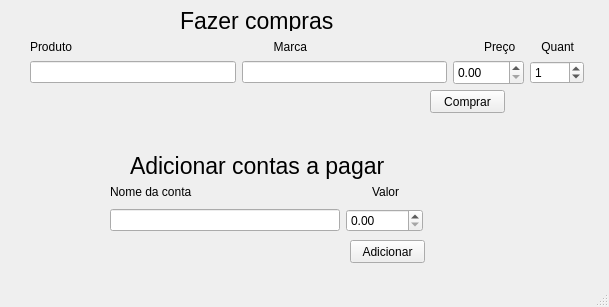
<?xml version="1.0" encoding="UTF-8"?>
<ui version="4.0">
 <class>Compras</class>
 <widget class="QMainWindow" name="Compras">
  <property name="geometry">
   <rect>
    <x>0</x>
    <y>0</y>
    <width>609</width>
    <height>307</height>
   </rect>
  </property>
  <property name="sizePolicy">
   <sizepolicy hsizetype="Fixed" vsizetype="Preferred">
    <horstretch>0</horstretch>
    <verstretch>0</verstretch>
   </sizepolicy>
  </property>
  <property name="windowTitle">
   <string>Compras</string>
  </property>
  <property name="windowIcon">
   <iconset resource="mures.qrc">
    <normaloff>:/imagem/imagem/compras.png</normaloff>:/imagem/imagem/compras.png</iconset>
  </property>
  <widget class="QWidget" name="centralwidget">
   <widget class="QPushButton" name="pushButton_Comprar">
    <property name="geometry">
     <rect>
      <x>430</x>
      <y>90</y>
      <width>75</width>
      <height>23</height>
     </rect>
    </property>
    <property name="text">
     <string>Comprar</string>
    </property>
   </widget>
   <widget class="QWidget" name="layoutWidget">
    <property name="geometry">
     <rect>
      <x>30</x>
      <y>40</y>
      <width>554</width>
      <height>45</height>
     </rect>
    </property>
    <layout class="QVBoxLayout" name="verticalLayout">
     <item>
      <layout class="QHBoxLayout" name="horizontalLayout">
       <item>
        <widget class="QLabel" name="label">
         <property name="sizePolicy">
          <sizepolicy hsizetype="Expanding" vsizetype="Preferred">
           <horstretch>0</horstretch>
           <verstretch>0</verstretch>
          </sizepolicy>
         </property>
         <property name="text">
          <string>Produto</string>
         </property>
        </widget>
       </item>
       <item>
        <widget class="QLabel" name="label_2">
         <property name="sizePolicy">
          <sizepolicy hsizetype="Expanding" vsizetype="Preferred">
           <horstretch>0</horstretch>
           <verstretch>0</verstretch>
          </sizepolicy>
         </property>
         <property name="text">
          <string>     Marca</string>
         </property>
        </widget>
       </item>
       <item>
        <widget class="QLabel" name="label_3">
         <property name="sizePolicy">
          <sizepolicy hsizetype="Fixed" vsizetype="Preferred">
           <horstretch>0</horstretch>
           <verstretch>0</verstretch>
          </sizepolicy>
         </property>
         <property name="text">
          <string>Preço     </string>
         </property>
        </widget>
       </item>
       <item>
        <widget class="QLabel" name="label_4">
         <property name="sizePolicy">
          <sizepolicy hsizetype="Fixed" vsizetype="Preferred">
           <horstretch>0</horstretch>
           <verstretch>0</verstretch>
          </sizepolicy>
         </property>
         <property name="text">
          <string> Quant   </string>
         </property>
        </widget>
       </item>
      </layout>
     </item>
     <item>
      <layout class="QHBoxLayout" name="horizontalLayout_2">
       <item>
        <widget class="QLineEdit" name="lineEdit_produto">
         <property name="sizePolicy">
          <sizepolicy hsizetype="Expanding" vsizetype="Fixed">
           <horstretch>0</horstretch>
           <verstretch>0</verstretch>
          </sizepolicy>
         </property>
        </widget>
       </item>
       <item>
        <widget class="QLineEdit" name="lineEdit_marca">
         <property name="sizePolicy">
          <sizepolicy hsizetype="Expanding" vsizetype="Fixed">
           <horstretch>0</horstretch>
           <verstretch>0</verstretch>
          </sizepolicy>
         </property>
        </widget>
       </item>
       <item>
        <widget class="QDoubleSpinBox" name="doubleSpinBox_precoCompras">
         <property name="sizePolicy">
          <sizepolicy hsizetype="Fixed" vsizetype="Expanding">
           <horstretch>0</horstretch>
           <verstretch>0</verstretch>
          </sizepolicy>
         </property>
         <property name="maximum">
          <double>1000.000000000000000</double>
         </property>
        </widget>
       </item>
       <item>
        <widget class="QSpinBox" name="spinBox_qtdCompra">
         <property name="sizePolicy">
          <sizepolicy hsizetype="Fixed" vsizetype="Fixed">
           <horstretch>0</horstretch>
           <verstretch>0</verstretch>
          </sizepolicy>
         </property>
         <property name="maximum">
          <number>1000</number>
         </property>
         <property name="value">
          <number>1</number>
         </property>
        </widget>
       </item>
      </layout>
     </item>
    </layout>
   </widget>
   <widget class="QLabel" name="label_5">
    <property name="geometry">
     <rect>
      <x>130</x>
      <y>150</y>
      <width>281</width>
      <height>31</height>
     </rect>
    </property>
    <property name="font">
     <font>
      <pointsize>17</pointsize>
     </font>
    </property>
    <property name="toolTip">
     <string>&lt;html&gt;&lt;head/&gt;&lt;body&gt;&lt;p&gt;No campo abaixo deve ser adicionado contas da boate, referente a energia, águas, pagamentos de funcionários e outros. ATENÇÂO: ao realizar uma compra de bebida no campos acima, a conta será automaticamente adicionadas.&lt;/p&gt;&lt;/body&gt;&lt;/html&gt;</string>
    </property>
    <property name="text">
     <string>Adicionar contas a pagar</string>
    </property>
    <property name="textFormat">
     <enum>Qt::AutoText</enum>
    </property>
   </widget>
   <widget class="QLabel" name="label_6">
    <property name="geometry">
     <rect>
      <x>180</x>
      <y>10</y>
      <width>161</width>
      <height>21</height>
     </rect>
    </property>
    <property name="font">
     <font>
      <pointsize>17</pointsize>
     </font>
    </property>
    <property name="text">
     <string>Fazer compras</string>
    </property>
   </widget>
   <widget class="QPushButton" name="pushButton_addConta">
    <property name="geometry">
     <rect>
      <x>350</x>
      <y>240</y>
      <width>75</width>
      <height>23</height>
     </rect>
    </property>
    <property name="text">
     <string>Adicionar</string>
    </property>
   </widget>
   <widget class="QWidget" name="layoutWidget">
    <property name="geometry">
     <rect>
      <x>110</x>
      <y>180</y>
      <width>313</width>
      <height>52</height>
     </rect>
    </property>
    <layout class="QVBoxLayout" name="verticalLayout_2">
     <item>
      <layout class="QHBoxLayout" name="horizontalLayout_4">
       <item>
        <widget class="QLabel" name="label_7">
         <property name="text">
          <string>Nome da conta</string>
         </property>
        </widget>
       </item>
       <item>
        <widget class="QLabel" name="label_8">
         <property name="sizePolicy">
          <sizepolicy hsizetype="Fixed" vsizetype="Preferred">
           <horstretch>0</horstretch>
           <verstretch>0</verstretch>
          </sizepolicy>
         </property>
         <property name="text">
          <string>Valor       </string>
         </property>
        </widget>
       </item>
      </layout>
     </item>
     <item>
      <layout class="QHBoxLayout" name="horizontalLayout_3">
       <item>
        <widget class="QLineEdit" name="lineEdit_nomeConta">
         <property name="sizePolicy">
          <sizepolicy hsizetype="Preferred" vsizetype="Fixed">
           <horstretch>0</horstretch>
           <verstretch>0</verstretch>
          </sizepolicy>
         </property>
        </widget>
       </item>
       <item>
        <widget class="QDoubleSpinBox" name="doubleSpinBox_valorConta">
         <property name="sizePolicy">
          <sizepolicy hsizetype="Fixed" vsizetype="Fixed">
           <horstretch>0</horstretch>
           <verstretch>0</verstretch>
          </sizepolicy>
         </property>
         <property name="maximum">
          <double>10000.000000000000000</double>
         </property>
        </widget>
       </item>
      </layout>
     </item>
    </layout>
   </widget>
  </widget>
  <widget class="QMenuBar" name="menubar">
   <property name="geometry">
    <rect>
     <x>0</x>
     <y>0</y>
     <width>609</width>
     <height>21</height>
    </rect>
   </property>
  </widget>
  <widget class="QStatusBar" name="statusbar"/>
 </widget>
 <resources>
  <include location="mures.qrc"/>
 </resources>
 <connections/>
</ui>
